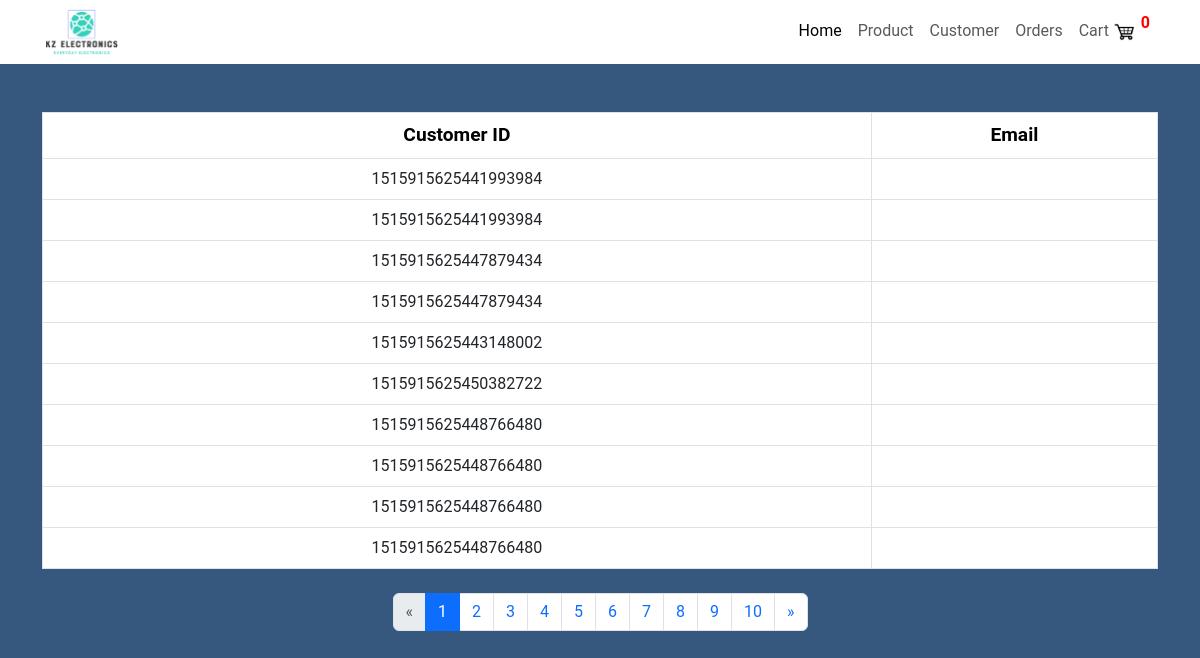
Before: /customer/ with the older database file.
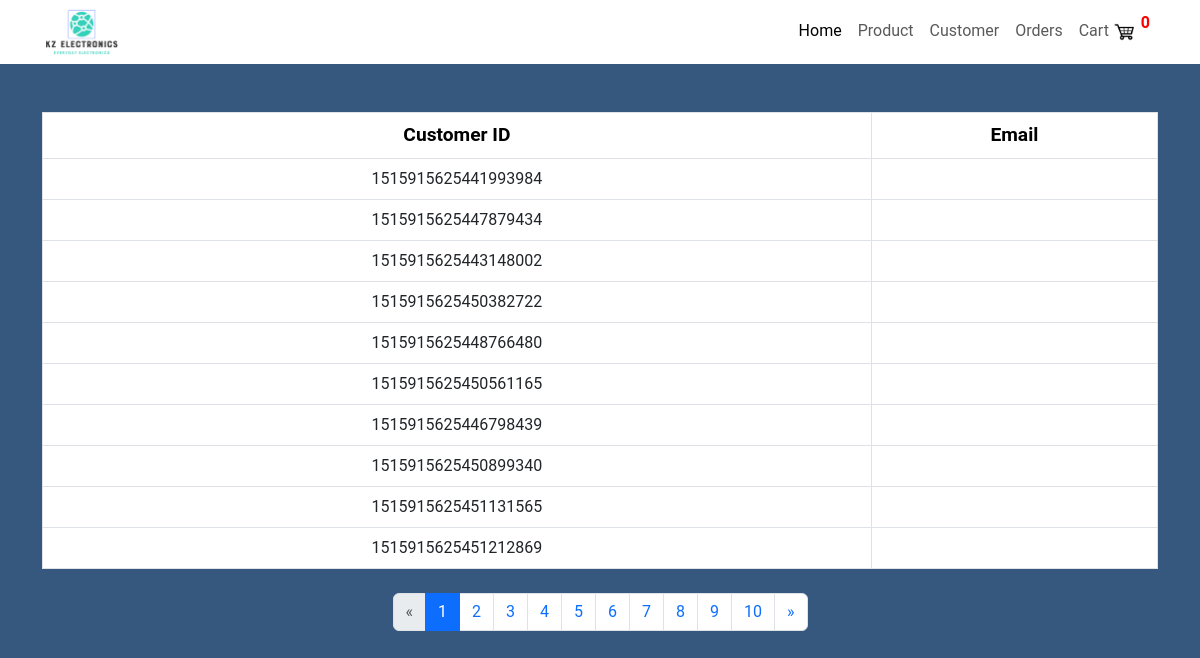
After: the same page with the newer database file.
### ShopApp/models.py (models this page shows, shortened)
class Customer(models.Model):
    user = models.OneToOneField(User,
                                null=True,
                                blank=True,
                                on_delete=models.CASCADE)
    customer_id = models.TextField(null=True, blank=True)

### ShopApp/views.py (the view)
# urls.py: path('customer/', views.customer, name='customer'),
def customer(request):
    customers = Customer.objects.all().order_by('id')
    paginator = Paginator(customers, 10)
    page_number = request.GET.get('page', 1)
    page_list = paginator.page(page_number)
    try:
        page_list = paginator.page(page_number)
    except PageNotAnInteger:
        page_list = paginator.page(1)
    except EmptyPage:
        page_list = paginator.page(paginator.num_pages)
    return render(request, 'ShopApp/customer.html', {
        'page_list': page_list,
        'range': range(1, 11)
    })

### ShopApp/templates/ShopApp/customer.html (shortened to what this page needs)
{% load static %}
<!DOCTYPE html>
<html lang="en">
    <head>
        <link href="https://cdn.jsdelivr.net/npm/bootstrap@5.3.0-alpha3/dist/css/bootstrap.min.css"
              rel="stylesheet"
>
        <link rel="stylesheet" href="{% static 'ShopApp/styles/style.css' %}">
    </head>
    <body>
        {% include "includes/nav.html" %}
        <div class="container">
            <table class="table table-bordered mt-5 mb-4">
                <thead>
                    <tr>
                        <th>Customer ID</th>
                        <th>Email</th>
                    </tr>
                </thead>
                <tbody>
                    {% for customer in page_list %}
                        <tr>
                            <td>{{ customer.customer_id }}</td>
                            <td>{{ customer.email }}</td>
                        </tr>
                    {% endfor %}
                </tbody>
            </table>
            {% if page_list.has_other_pages %}
                <ul class="pagination justify-content-center">
                    {% if page_list.has_previous %}
                        <li class="page-item">
                            <a class="page-link" href="?page={{ page_list.previous_page_number }}">&laquo;</a>
                        </li>
                    {% else %}
                        <li class="disabled page-item">
                            <span class="page-link">&laquo;</span>
                        </li>
                    {% endif %}
                    {% for i in range %}
                        {% if page_list.number == i %}
                            <li class="page-item active">
                                <span class="page-link">
                                    {{ i }} <span class="visually-hidden">(current)</span>
                                </span>
                            </li>
                        {% else %}
                            <li class="page-item">
                                <a class="page-link" href="?page={{ i }}">{{ i }}</a>
                            </li>
                        {% endif %}
                    {% endfor %}
                    {% if page_list.has_next %}
                        <li class="page-item">
                            <a class="page-link" href="?page={{ page_list.next_page_number }}">&raquo;</a>
                        </li>
                    {% else %}
                        <li class="disabled page-item">
                            <span class="page-link">&raquo;</span>
                        </li>
                    {% endif %}
                </ul>
            {% endif %}
        </div>
    </body>
</html>

Changed rows visible on the page:
removed Customer: customer_id "1515915625441993984"
removed Customer: customer_id "1515915625447879434"
removed Customer: customer_id "1515915625448766480"
removed Customer: customer_id "1515915625448766480"
removed Customer: customer_id "1515915625448766480"
added Customer: customer_id "1515915625450561165"
added Customer: customer_id "1515915625446798439"
added Customer: customer_id "1515915625450899340"
added Customer: customer_id "1515915625451131565"
added Customer: customer_id "1515915625451212869"
